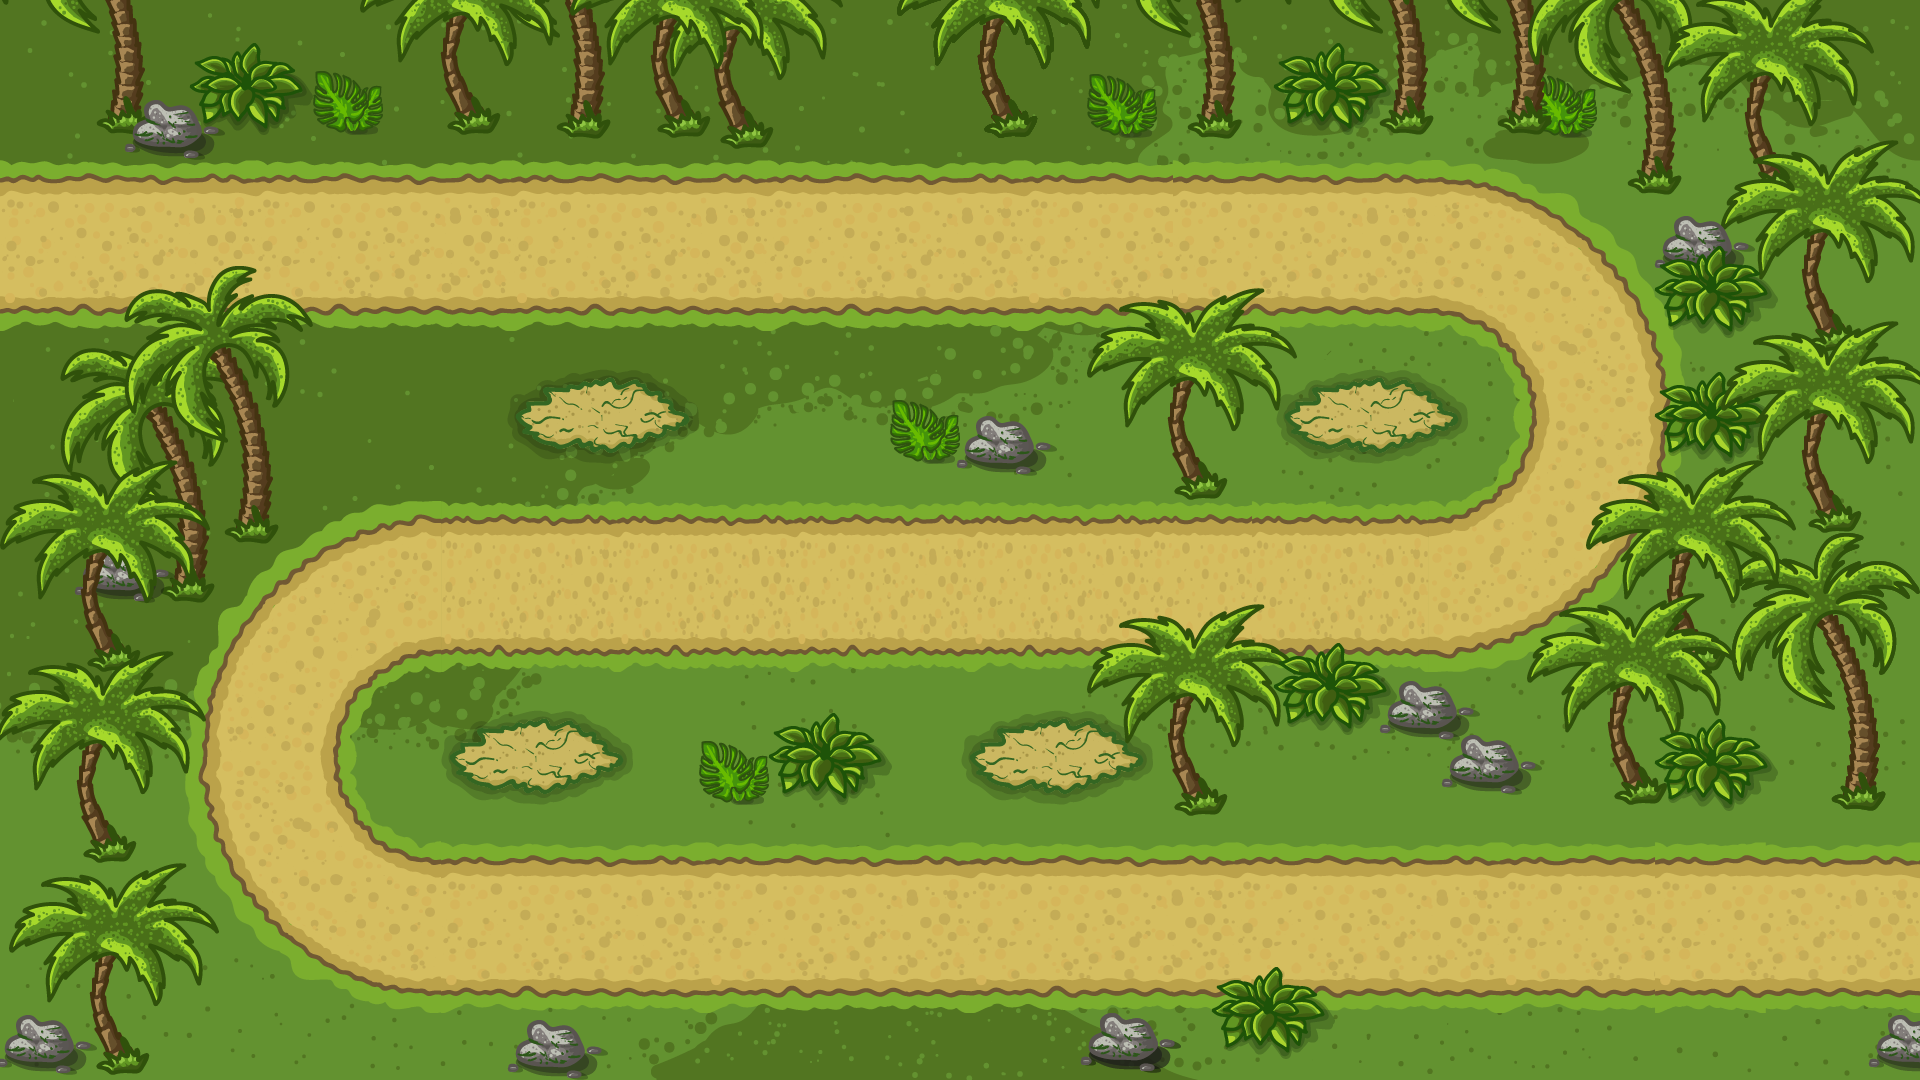

Below is a game level as drawn by its tile map, then a one-line description and the .tmx that defines it (tile-layer data replaced by summaries):
An orthogonal 30x18 tile map with 64x60 px tiles, 1 tile layer (Tile Layer 1) and 4 objects.

<map version="1.2" tiledversion="1.3.1" orientation="orthogonal" renderorder="left-up" compressionlevel="-1" width="30" height="18" tilewidth="64" tileheight="60" infinite="0" nextlayerid="3" nextobjectid="5">
 <tileset firstgid="1" name="Map2" tilewidth="64" tileheight="60" tilecount="540" columns="30">
  <image source="Map2.png" width="1920" height="1080" />
 </tileset>
 <layer id="1" name="Tile Layer 1" width="30" height="18" locked="1">
  <data>[540 cells, 540 non-empty, 540 distinct tile ids]</data>
 </layer>
 <objectgroup color="#aaff00" id="2" name="Towers" locked="1">
  <object id="1" x="532" y="389.333" width="140" height="53.3333">
   <ellipse />
  </object>
  <object id="2" x="469.333" y="726.667" width="130.667" height="60">
   <ellipse />
  </object>
  <object id="3" x="997.333" y="721.333" width="122.667" height="64">
   <ellipse />
  </object>
  <object id="4" x="1297.33" y="389.333" width="141.333" height="61.3333">
   <ellipse />
  </object>
 </objectgroup>
</map>